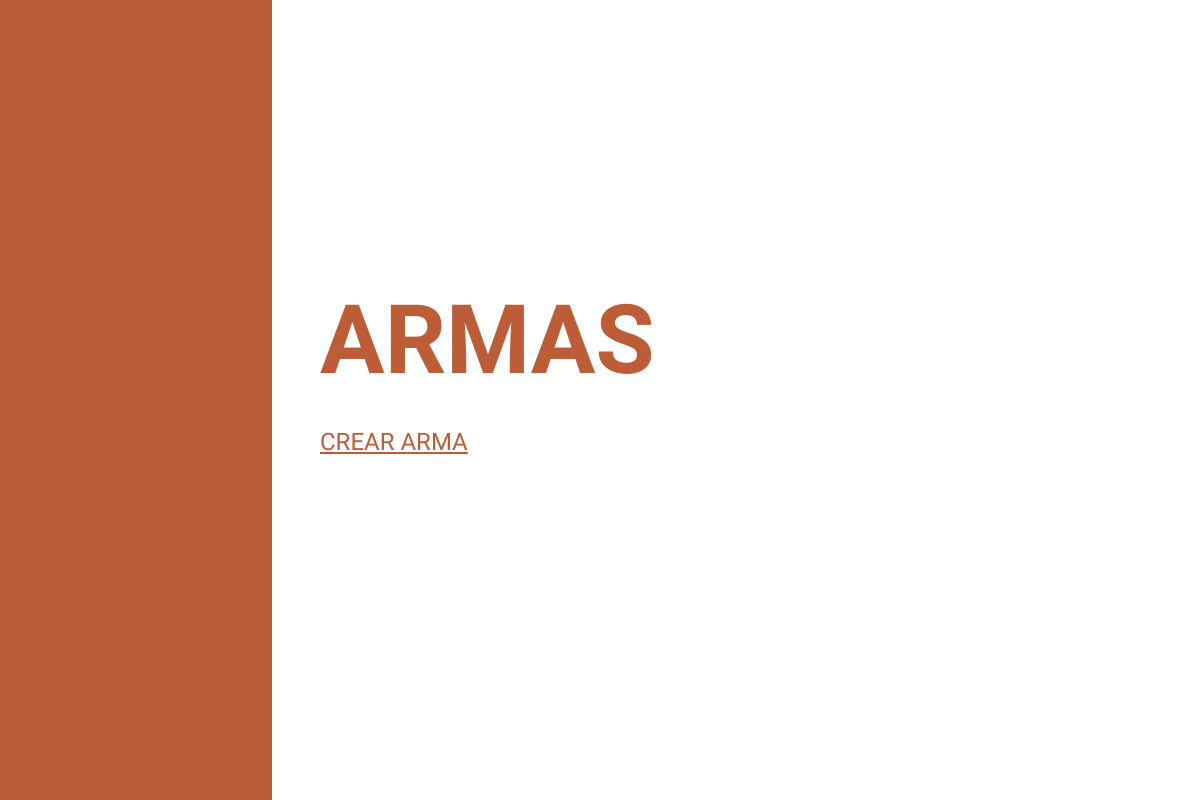
Before: /App1/Arma/list (signed in) with the older database file.
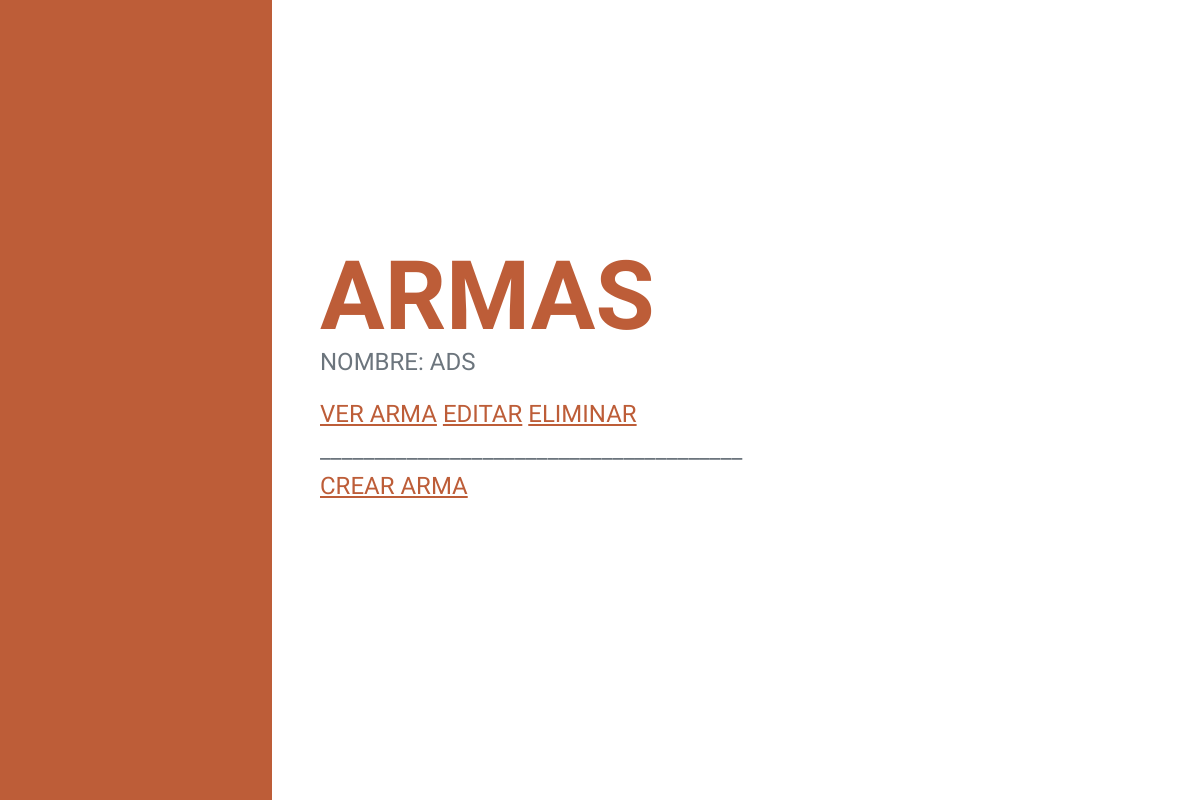
After: the same page with the newer database file.
### App1/models.py (models this page shows, shortened)
class arma(models.Model):
    nombre = models.CharField(max_length=20)
    tipo = models.CharField(max_length=20)
    daño = models.IntegerField()
    imagen = models.ImageField(upload_to="armas", null=True,blank=True)

### App1/views.py (the view)
# urls.py: path("Arma/list", ListaArma.as_view(), name= "ArmaLista"),
class ListaArma(LoginRequiredMixin, ListView):
    model = arma

### App1/templates/App1/Arma_list.html
{% extends "App1/padre2.html" %}
{% load static %}
{% block titulo %}
Armas
{% endblock %}
{% block description %}
{% for arma in object_list %}
<p>Nombre: {{arma.nombre}} </p>
<a href="{% url 'ArmaDetalle' arma.id %}">Ver Arma</a>
<a href="{% url 'ArmaEditar' arma.id %}">Editar</a>
<a href="{% url 'ArmaEliminar' arma.id %}">Eliminar</a>
<br>_______________________________________
{% endfor %}
<br>
<a href="{% url 'ArmaCrear'  %}"> Crear Arma </a>
{% endblock %}

Changed rows visible on the page:
added arma: nombre "ADS"
